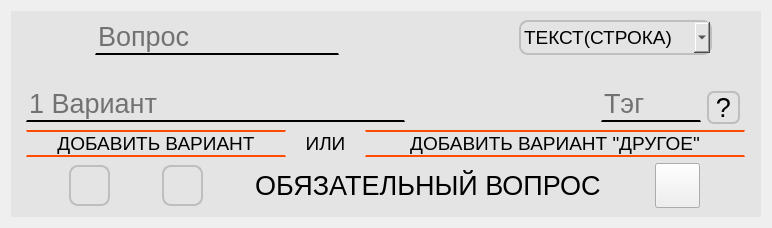
                  <widget class="QWidget" name="page_9">
                   <layout class="QVBoxLayout" name="verticalLayout_33">
                    <item>
                     <layout class="QHBoxLayout" name="horizontalLayout_95">
                      <item>
                       <widget class="QWidget" name="widget_13" native="true">
                        <property name="sizePolicy">
                         <sizepolicy hsizetype="Preferred" vsizetype="Minimum">
                          <horstretch>0</horstretch>
                          <verstretch>0</verstretch>
                         </sizepolicy>
                        </property>
                        <property name="minimumSize">
                         <size>
                          <width>0</width>
                          <height>0</height>
                         </size>
                        </property>
                        <property name="maximumSize">
                         <size>
                          <width>900</width>
                          <height>400</height>
                         </size>
                        </property>
                        <property name="styleSheet">
                         <string notr="true">#widget_13 {
background-color: rgb(228, 228, 228)
}</string>
                        </property>
                        <layout class="QVBoxLayout" name="verticalLayout_31">
                         <property name="sizeConstraint">
                          <enum>QLayout::SetDefaultConstraint</enum>
                         </property>
                         <item>
                          <layout class="QHBoxLayout" name="horizontalLayout_74">
                           <item>
                            <layout class="QHBoxLayout" name="horizontalLayout_75">
                             <item>
                              <layout class="QHBoxLayout" name="horizontalLayout_76">
                               <property name="leftMargin">
                                <number>75</number>
                               </property>
                               <item>
                                <widget class="QLineEdit" name="Vopros_7">
                                 <property name="maximumSize">
                                  <size>
                                   <width>434</width>
                                   <height>60</height>
                                  </size>
                                 </property>
                                 <property name="font">
                                  <font>
                                   <pointsize>20</pointsize>
                                  </font>
                                 </property>
                                 <property name="layoutDirection">
                                  <enum>Qt::LeftToRight</enum>
                                 </property>
                                 <property name="styleSheet">
                                  <string notr="true">border-top: 0px solid;
border-bottom: 2px solid;
background-color: rgb(228, 228, 228);</string>
                                 </property>
                                 <property name="alignment">
                                  <set>Qt::AlignBottom|Qt::AlignLeading|Qt::AlignLeft</set>
                                 </property>
                                 <property name="placeholderText">
                                  <string>Вопрос</string>
                                 </property>
                                </widget>
                               </item>
                              </layout>
                             </item>
                             <item>
                              <layout class="QHBoxLayout" name="horizontalLayout_77">
                               <property name="leftMargin">
                                <number>174</number>
                               </property>
                               <property name="rightMargin">
                                <number>40</number>
                               </property>
                               <item>
                                <widget class="QComboBox" name="comboBox_9">
                                 <property name="maximumSize">
                                  <size>
                                   <width>220</width>
                                   <height>80</height>
                                  </size>
                                 </property>
                                 <property name="font">
                                  <font>
                                   <pointsize>14</pointsize>
                                  </font>
                                 </property>
                                 <property name="layoutDirection">
                                  <enum>Qt::LeftToRight</enum>
                                 </property>
                                 <property name="styleSheet">
                                  <string notr="true">#comboBox_9 {
border: 2px solid;
border-radius: 9px;
border-color:rgb(190, 190, 190) ;
background-color:  rgb(228, 228, 228);
}
#comboBox_9:hover {
background-color: rgb(219, 219, 219);
}
#comboBox_9:pressed { 
background-color:rgb(219, 219, 219);
}</string>
                                 </property>
                                 <item>
                                  <property name="text">
                                   <string>ТЕКСТ(СТРОКА)</string>
                                  </property>
                                 </item>
                                 <item>
                                  <property name="text">
                                   <string>ТЕКСТ(АБЗАЦ)</string>
                                  </property>
                                 </item>
                                 <item>
                                  <property name="text">
                                   <string>ОДИН ИЗ СПИСКА</string>
                                  </property>
                                 </item>
                                 <item>
                                  <property name="text">
                                   <string>МН. ИЗ СПИСКА</string>
                                  </property>
                                 </item>
                                 <item>
                                  <property name="text">
                                   <string>РАСКР. СПИСОК</string>
                                  </property>
                                 </item>
                                 <item>
                                  <property name="text">
                                   <string>ШКАЛА</string>
                                  </property>
                                 </item>
                                 <item>
                                  <property name="text">
                                   <string>ДАТА</string>
                                  </property>
                                 </item>
                                 <item>
                                  <property name="text">
                                   <string>ВРЕМЯ</string>
                                  </property>
                                 </item>
                                </widget>
                               </item>
                              </layout>
                             </item>
                            </layout>
                           </item>
                          </layout>
                         </item>
                         <item>
                          <layout class="QHBoxLayout" name="horizontalLayout_78">
                           <property name="spacing">
                            <number>6</number>
                           </property>
                           <item>
                            <layout class="QHBoxLayout" name="horizontalLayout_94">
                             <property name="rightMargin">
                              <number>0</number>
                             </property>
                             <item>
                              <widget class="QWidget" name="widget_17" native="true">
                               <property name="maximumSize">
                                <size>
                                 <width>40</width>
                                 <height>40</height>
                                </size>
                               </property>
                               <widget class="QPushButton" name="pushButton">
                                <property name="geometry">
                                 <rect>
                                  <x>0</x>
                                  <y>0</y>
                                  <width>40</width>
                                  <height>40</height>
                                 </rect>
                                </property>
                                <property name="maximumSize">
                                 <size>
                                  <width>40</width>
                                  <height>40</height>
                                 </size>
                                </property>
                                <property name="text">
                                 <string/>
                                </property>
                               </widget>
                               <widget class="QPushButton" name="pushButton_18">
                                <property name="geometry">
                                 <rect>
                                  <x>0</x>
                                  <y>0</y>
                                  <width>40</width>
                                  <height>40</height>
                                 </rect>
                                </property>
                                <property name="maximumSize">
                                 <size>
                                  <width>40</width>
                                  <height>40</height>
                                 </size>
                                </property>
                                <property name="text">
                                 <string/>
                                </property>
                               </widget>
                              </widget>
                             </item>
                             <item>
                              <layout class="QHBoxLayout" name="horizontalLayout_79">
                               <item>
                                <widget class="QLineEdit" name="Kratki_otvet_6">
                                 <property name="maximumSize">
                                  <size>
                                   <width>405</width>
                                   <height>60</height>
                                  </size>
                                 </property>
                                 <property name="font">
                                  <font>
                                   <pointsize>20</pointsize>
                                  </font>
                                 </property>
                                 <property name="styleSheet">
                                  <string notr="true">border-top: 0px solid;
border-bottom: 2px solid;
background-color: rgb(228, 228, 228);</string>
                                 </property>
                                 <property name="alignment">
                                  <set>Qt::AlignBottom|Qt::AlignLeading|Qt::AlignLeft</set>
                                 </property>
                                 <property name="placeholderText">
                                  <string>1 Вариант</string>
                                 </property>
                                </widget>
                               </item>
                              </layout>
                             </item>
                            </layout>
                           </item>
                           <item>
                            <layout class="QHBoxLayout" name="horizontalLayout_80">
                             <property name="leftMargin">
                              <number>190</number>
                             </property>
                             <property name="rightMargin">
                              <number>0</number>
                             </property>
                             <item>
                              <widget class="QLineEdit" name="Tag_7">
                               <property name="maximumSize">
                                <size>
                                 <width>100</width>
                                 <height>60</height>
                                </size>
                               </property>
                               <property name="font">
                                <font>
                                 <pointsize>20</pointsize>
                                </font>
                               </property>
                               <property name="styleSheet">
                                <string notr="true">border-top: 0px solid;
border-bottom: 2px solid;
background-color: rgb(228, 228, 228);</string>
                               </property>
                               <property name="alignment">
                                <set>Qt::AlignBottom|Qt::AlignLeading|Qt::AlignLeft</set>
                               </property>
                               <property name="placeholderText">
                                <string>Тэг</string>
                               </property>
                              </widget>
                             </item>
                             <item>
                              <layout class="QVBoxLayout" name="verticalLayout_32">
                               <item>
                                <spacer name="verticalSpacer_7">
                                 <property name="orientation">
                                  <enum>Qt::Vertical</enum>
                                 </property>
                                 <property name="sizeType">
                                  <enum>QSizePolicy::Fixed</enum>
                                 </property>
                                 <property name="sizeHint" stdset="0">
                                  <size>
                                   <width>45</width>
                                   <height>30</height>
                                  </size>
                                 </property>
                                </spacer>
                               </item>
                               <item>
                                <widget class="QPushButton" name="Button_Question_7">
                                 <property name="maximumSize">
                                  <size>
                                   <width>33</width>
                                   <height>33</height>
                                  </size>
                                 </property>
                                 <property name="font">
                                  <font>
                                   <pointsize>20</pointsize>
                                  </font>
                                 </property>
                                 <property name="styleSheet">
                                  <string notr="true">#Button_Question_7 {
border: 2px solid;
border-radius: 7px;
border-color:rgb(190, 190, 190);
background-color: rgb(228, 228, 228);
}
#Button_Question_7:hover {
background-color:rgb(219, 219, 219);
}
#Button_Question_7:pressed { 
background-color:rgb(204, 204, 204);
}</string>
                                 </property>
                                 <property name="text">
                                  <string>?</string>
                                 </property>
                                </widget>
                               </item>
                              </layout>
                             </item>
                            </layout>
                           </item>
                          </layout>
                         </item>
                         <item>
                          <layout class="QHBoxLayout" name="horizontalLayout_81">
                           <item>
                            <widget class="QPushButton" name="pushButton_DOPvariany_3">
                             <property name="maximumSize">
                              <size>
                               <width>260</width>
                               <height>35</height>
                              </size>
                             </property>
                             <property name="font">
                              <font>
                               <pointsize>14</pointsize>
                              </font>
                             </property>
                             <property name="styleSheet">
                              <string notr="true">#pushButton_DOPvariany_3 {
border-top: 2px solid;
border-top-color: rgb(255, 76, 0);
border-bottom: 2px solid;
border-bottom-color: rgb(255, 76, 0);
}
#pushButton_DOPvariany_3:hover {
background: rgb(219, 219, 219);
transition: 3s;
}
#pushButton_DOPvariany_3:pressed {
background: rgb(204, 204, 204);
transition: 3s;
}</string>
                             </property>
                             <property name="text">
                              <string>ДОБАВИТЬ ВАРИАНТ</string>
                             </property>
                            </widget>
                           </item>
                           <item>
                            <widget class="QLabel" name="label_9">
                             <property name="maximumSize">
                              <size>
                               <width>55</width>
                               <height>35</height>
                              </size>
                             </property>
                             <property name="font">
                              <font>
                               <pointsize>14</pointsize>
                              </font>
                             </property>
                             <property name="text">
                              <string>ИЛИ</string>
                             </property>
                             <property name="alignment">
                              <set>Qt::AlignCenter</set>
                             </property>
                            </widget>
                           </item>
                           <item>
                            <widget class="QPushButton" name="pushButton_drVarifnt_2">
                             <property name="maximumSize">
                              <size>
                               <width>380</width>
                               <height>35</height>
                              </size>
                             </property>
                             <property name="font">
                              <font>
                               <pointsize>14</pointsize>
                              </font>
                             </property>
                             <property name="styleSheet">
                              <string notr="true">#pushButton_drVarifnt_2 {
border-top: 2px solid;
border-top-color: rgb(255, 76, 0);
border-bottom: 2px solid;
border-bottom-color: rgb(255, 76, 0);
}
#pushButton_drVarifnt_2:hover {
background: rgb(219, 219, 219);
transition: 3s;
}
#pushButton_drVarifnt_2:pressed {
background: rgb(204, 204, 204);
transition: 3s;
}</string>
                             </property>
                             <property name="text">
                              <string>ДОБАВИТЬ ВАРИАНТ &quot;ДРУГОЕ&quot;</string>
                             </property>
                            </widget>
                           </item>
                          </layout>
                         </item>
                         <item>
                          <layout class="QHBoxLayout" name="horizontalLayout_82">
                           <property name="spacing">
                            <number>3</number>
                           </property>
                           <item>
                            <widget class="QPushButton" name="Button_delete_7">
                             <property name="maximumSize">
                              <size>
                               <width>41</width>
                               <height>41</height>
                              </size>
                             </property>
                             <property name="styleSheet">
                              <string notr="true">#Button_delete_7 {
image: url(:/delete/Rectangle_32.png);
border: 2px solid;
border-radius: 9px;
border-color:rgb(190, 190, 190);
background-color: rgb(228, 228, 228);
}
#Button_delete_7:hover {
background-color:rgb(219, 219, 219);
}
#Button_delete_7:pressed { 
background-color:rgb(204, 204, 204);
}</string>
                             </property>
                             <property name="text">
                              <string/>
                             </property>
                             <property name="icon">
                              <iconset>
                               <normaloff>../../../../../1621635.png</normaloff>../../../../../1621635.png</iconset>
                             </property>
                            </widget>
                           </item>
                           <item>
                            <widget class="QPushButton" name="pushButton_copy_7">
                             <property name="maximumSize">
                              <size>
                               <width>41</width>
                               <height>41</height>
                              </size>
                             </property>
                             <property name="styleSheet">
                              <string notr="true">#pushButton_copy_7 {
image: url(:/copy/1621635.png);
border: 2px solid;
border-radius: 9px;
border-color:rgb(190, 190, 190);
background-color: rgb(228, 228, 228);
}
#pushButton_copy_7:hover {
background-color:rgb(219, 219, 219);
}
#pushButton_copy_7:pressed { 
background-color:rgb(204, 204, 204);
}</string>
                             </property>
                             <property name="text">
                              <string/>
                             </property>
                            </widget>
                           </item>
                           <item>
                            <layout class="QHBoxLayout" name="horizontalLayout_83">
                             <property name="spacing">
                              <number>0</number>
                             </property>
                             <item>
                              <widget class="QLabel" name="Obyazatelny_vopros_7">
                               <property name="maximumSize">
                                <size>
                                 <width>400</width>
                                 <height>34</height>
                                </size>
                               </property>
                               <property name="font">
                                <font>
                                 <pointsize>20</pointsize>
                                </font>
                               </property>
                               <property name="text">
                                <string>ОБЯЗАТЕЛЬНЫЙ ВОПРОС</string>
                               </property>
                              </widget>
                             </item>
                             <item>
                              <widget class="QWidget" name="widget_14" native="true">
                               <property name="minimumSize">
                                <size>
                                 <width>45</width>
                                 <height>45</height>
                                </size>
                               </property>
                               <property name="maximumSize">
                                <size>
                                 <width>45</width>
                                 <height>45</height>
                                </size>
                               </property>
                               <widget class="QPushButton" name="pushButton_14">
                                <property name="geometry">
                                 <rect>
                                  <x>0</x>
                                  <y>0</y>
                                  <width>45</width>
                                  <height>45</height>
                                 </rect>
                                </property>
                                <property name="maximumSize">
                                 <size>
                                  <width>45</width>
                                  <height>45</height>
                                 </size>
                                </property>
                                <property name="text">
                                 <string/>
                                </property>
                               </widget>
                               <widget class="QPushButton" name="pushButton_15">
                                <property name="geometry">
                                 <rect>
                                  <x>0</x>
                                  <y>0</y>
                                  <width>45</width>
                                  <height>45</height>
                                 </rect>
                                </property>
                                <property name="maximumSize">
                                 <size>
                                  <width>45</width>
                                  <height>45</height>
                                 </size>
                                </property>
                                <property name="text">
                                 <string/>
                                </property>
                                <property name="icon">
                                 <iconset>
                                  <normaloff>../../../../../png-clipart-check-mark-computer-icons-symbol-miscellaneous-angle.png</normaloff>../../../../../png-clipart-check-mark-computer-icons-symbol-miscellaneous-angle.png</iconset>
                                </property>
                               </widget>
                              </widget>
                             </item>
                            </layout>
                           </item>
                          </layout>
                         </item>
                        </layout>
                       </widget>
                      </item>
                     </layout>
                    </item>
                   </layout>
                  </widget>
